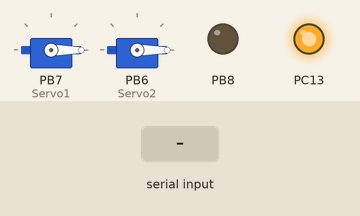
Recording of a sketch running on a simulated STM32 Blue Pill. Shown: 2 × servo, output pins drawn as LEDs (lit = HIGH). Inputs (shaded band) come from the test bench.

Above: at 1.2 s.
1.3 s: "o" received over the second serial link
At 4.9 s:
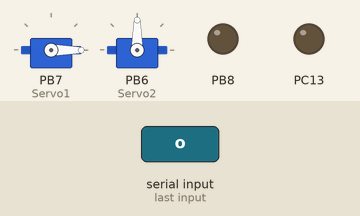
At 7.2 s:
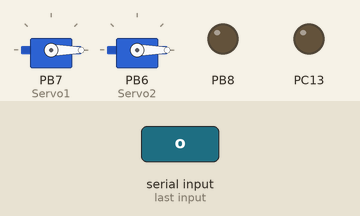
Timing chart, 0 to 8.7 s (numbered marks = the images above; inputs shaded):
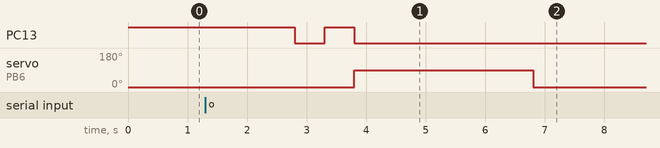

Measured:
- after the input at 1.3 s, PC13: HIGH → LOW after 1.5 s, → HIGH 0.50 s later, → LOW 0.50 s later; servo on PB6 (Servo2): 0° → 90° after 2.5 s, → 0° 3.0 s later

The sketch:

STM32.ino
```cpp
// Include the Servo library
#include <Servo.h>
// Declare the Servo pin
//int servoPin = PB6;
// Create a servo object
Servo Servo1;
Servo Servo2;
String Return;
int smokeA0 = PA0;
// Your threshold value
int sensorThres = 1500;
void setup() {
   // We need to attach the servo to the used pin number
   Servo1.attach(PB7);
   Servo2.attach(PB6);
   pinMode(smokeA0, INPUT);
  Serial1.begin(9600);
  pinMode(PB8, OUTPUT);
  pinMode(PC13, OUTPUT);
 digitalWrite(PC13, HIGH);
 Servo2.write(0);
 Servo1.write(0);
}
void loop(){
  while (Serial1.available() > 0) {
    Return = Serial1.readString();
  }

  if (Return != "")
  {
     digitalWrite(PC13, HIGH);
   delay(500);
    digitalWrite(PC13, LOW);
    delay(500);
     digitalWrite(PC13, HIGH);
   delay(500);
   digitalWrite(PC13, LOW);
   if(Return=="o")
{
  digitalWrite(PC13, LOW);
   // Make servo go to 90 degrees
   Servo2.write(90);
   delay(3000);
   Servo2.write(0);
   delay(3000);
   Return="";
}

else if(Return=="g")
{
  int analogSensor = analogRead(smokeA0);
  Serial1.print("Pin A0: ");
  Serial1.println(analogSensor);
  // Checks if it has reached the threshold value
  if (analogSensor > sensorThres)
  {
     digitalWrite(PB8, HIGH);
     delay(1000);                       // wait for a second
  }
  else
  {
     digitalWrite(PB8, LOW);
     delay(1000);                       // wait for a second
  }
  Return="";
}

   // Make servo go to 0 degrees
   //Servo2.write(0);


   //delay(1000);
  else if(Return=="p")
   {
   Servo1.write(0);
   delay(3000);
   // Make servo go to 90 degrees
   Servo1.write(90);
   delay(2000);
   Servo1.write(0);
   Return="";
   }
}}
```
